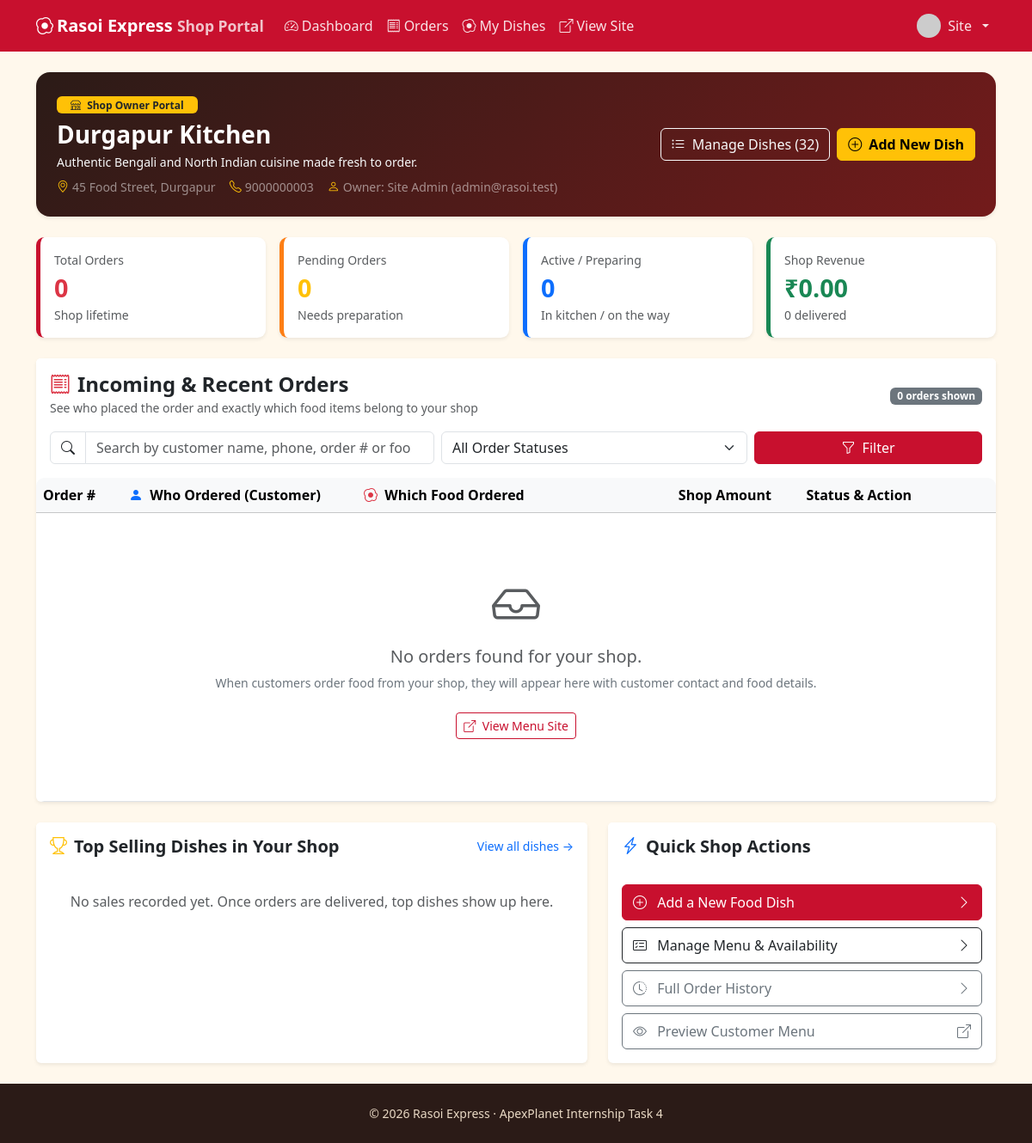
Screenshot of /shop/index.php (signed in) with the database file from the repository.
### tables this page shows
CREATE TABLE users (
  id INT UNSIGNED AUTO_INCREMENT PRIMARY KEY,
  name VARCHAR(80) NOT NULL,
  email VARCHAR(120) NOT NULL UNIQUE,
  phone VARCHAR(15) DEFAULT NULL,
  address VARCHAR(255) DEFAULT NULL,
  password_hash VARCHAR(255) NOT NULL,
  role ENUM('user','admin','shop_owner') NOT NULL DEFAULT 'user',
  status ENUM('active','blocked') NOT NULL DEFAULT 'active',
  avatar VARCHAR(255) DEFAULT NULL,
  last_login_at DATETIME DEFAULT NULL,
  created_at TIMESTAMP DEFAULT CURRENT_TIMESTAMP,
  INDEX idx_users_role (role),
  INDEX idx_users_last_login (last_login_at)
);

CREATE TABLE shops (
  id INT UNSIGNED AUTO_INCREMENT PRIMARY KEY,
  name VARCHAR(100) NOT NULL,
  description TEXT,
  address VARCHAR(255) NOT NULL,
  phone VARCHAR(15) NOT NULL,
  owner_id INT UNSIGNED NOT NULL,
  created_at TIMESTAMP DEFAULT CURRENT_TIMESTAMP,
  CONSTRAINT fk_shops_owner FOREIGN KEY (owner_id) REFERENCES users(id) ON DELETE CASCADE,
  INDEX idx_shops_owner (owner_id)
);

### shop/index.php (the view, shortened to what the rows shown need)
<?php
require_once __DIR__ . '/../includes/auth.php';
$me = require_shop_owner();
$shop = owner_shop($me['id']);
require __DIR__ . '/../includes/header.php';
?>
<div class="card border-0 shadow-sm mb-4" style="background: linear-gradient(135deg, #2b1b17 0%, #731b1b 100%); color: #fff; border-radius: 1rem;">
  <div class="card-body p-4 d-flex flex-wrap align-items-center justify-content-between gap-3">
    <div>
      <div class="badge bg-warning text-dark mb-2 px-3 py-1"><i class="bi bi-shop me-1"></i> Shop Owner Portal</div>
      <h2 class="h3 fw-bold mb-1"><?= e($shop['name']) ?></h2>
      <p class="mb-1 text-light opacity-90 small"><?= e($shop['description']) ?></p>
      <div class="d-flex flex-wrap gap-3 small text-white-50 mt-2">
        <span><i class="bi bi-geo-alt text-warning me-1"></i><?= e($shop['address']) ?></span>
        <span><i class="bi bi-telephone text-warning me-1"></i><?= e($shop['phone']) ?></span>
        <span><i class="bi bi-person text-warning me-1"></i>Owner: <?= e($me['name']) ?> (<?= e($me['email']) ?>)</span>
      </div>
    </div>
  </div>
</div>
<div class="card border-0 shadow-sm mb-4">
  <div class="table-responsive">
    <table class="table align-middle mb-0 table-hover">
      <thead class="table-light">
        <tr>
          <th style="width: 100px;">Order #</th>
          <th style="min-width: 230px;"><i class="bi bi-person-fill text-primary me-1"></i> Who Ordered (Customer)</th>
          <th style="min-width: 320px;"><i class="bi bi-egg-fried text-danger me-1"></i> Which Food Ordered</th>
          <th style="min-width: 130px;">Shop Amount</th>
          <th style="min-width: 200px;">Status &amp; Action</th>
        </tr>
      </thead>
    </table>
  </div>
</div>
<?php require __DIR__ . '/../includes/footer.php'; ?>

### includes/header.php (shortened to what the rows shown need)
<?php require_once __DIR__ . '/auth.php'; $me = current_user(); $isAdminArea = !empty($adminArea); $isShopArea = !empty($shopArea); ?>
<!DOCTYPE html>
<html lang="en">
<head>
<link href="https://cdn.jsdelivr.net/npm/bootstrap@5.3.3/dist/css/bootstrap.min.css" rel="stylesheet">
<link href="https://cdn.jsdelivr.net/npm/bootstrap-icons@1.11.3/font/bootstrap-icons.min.css" rel="stylesheet">
<link href="<?= url('assets/css/style.css') ?>" rel="stylesheet">
</head>
<body>
<nav class="navbar navbar-expand-lg navbar-dark rx-nav sticky-top">
  <div class="container">
    <div class="collapse navbar-collapse" id="nav">
      <ul class="navbar-nav align-items-lg-center gap-lg-2">
        <?php if ($me): ?>
          <li class="nav-item dropdown">
            <a class="nav-link dropdown-toggle d-flex align-items-center gap-2" href="#" data-bs-toggle="dropdown">
              <img src="<?= e(avatar_url($me)) ?>" class="rounded-circle" width="28" height="28" alt=""><?= e(explode(' ', $me['name'])[0]) ?>
            </a>
          </li>
        <?php else: ?>
          <li class="nav-item"><a class="nav-link" href="<?= url('login.php') ?>">Log in</a></li>
          <li class="nav-item"><a class="btn btn-warning btn-sm" href="<?= url('register.php') ?>">Sign up</a></li>
        <?php endif; ?>
      </ul>
    </div>
  </div>
</nav>
<main class="container py-4 main-content flex-grow-1 d-flex flex-column">

### rows the page displays
users: name "Site", name "Site Admin", email "admin@rasoi.test"
shops: name "Durgapur Kitchen", description "Authentic Bengali and North Indian cuisine made fresh to order.", address "45 Food Street, Durgapur", phone "9000000003"

### other values shown
APP_NAME "Rasoi Express"
$totalDishes "32"
$stat['total_orders'] "0"
$stat['pending_orders'] "0"
$stat['in_progress_orders'] "0"
money($stat['shop_revenue']) "₹0.00"
$stat['delivered_orders'] "0"
count($orders) "0"
